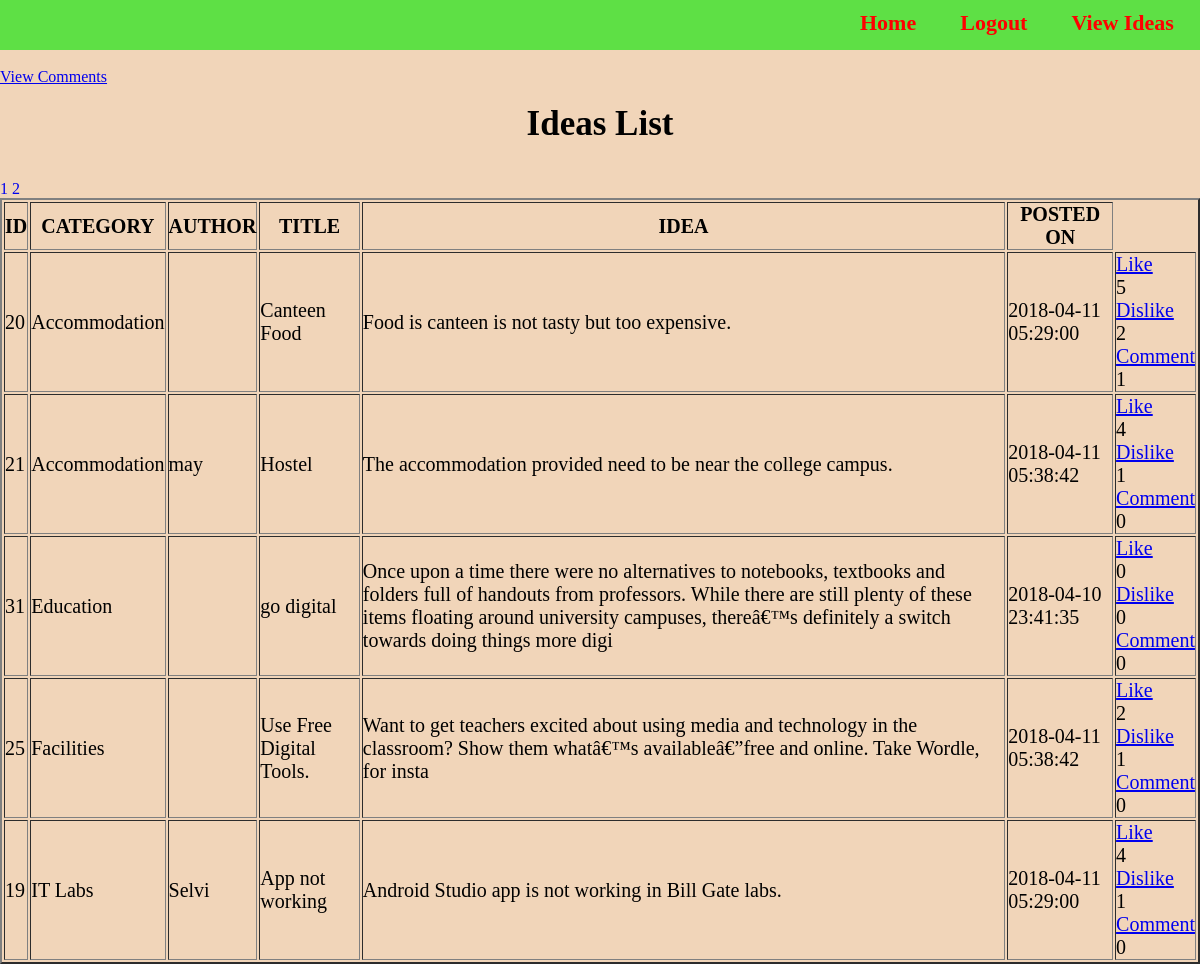
The page /videa.php on the database its author committed.
### tables this page shows
CREATE TABLE IF NOT EXISTS `idea` (
  `i_id` int(5) NOT NULL,
  `category` varchar(100) NOT NULL,
  `author_name` varchar(100) NOT NULL,
  `title` varchar(150) NOT NULL,
  `idea` varchar(255) NOT NULL,
  `doc` longblob NOT NULL,
  `posted_time` timestamp NOT NULL DEFAULT CURRENT_TIMESTAMP ON UPDATE CURRENT_TIMESTAMP,
  `author_id` int(10) NOT NULL
);

### videa.php (the view, shortened to what this page needs)
<!DOCTYPE html PUBLIC "-//W3C//DTD XHTML 1.1//EN"
"http://www.w3.org/TR/xhtml1/DTD/xhtml1.dtd">
<html xmlns="http://www.w3.org/1999/xhtml">
<head>
	<link rel="stylesheet" href="https://cdnjs.cloudflare.com/ajax/libs/font-awesome/4.7.0/css/font-awesome.min.css" />
</head>
<body>
<div id="link">
  <ul>
 <li><a href ="index.php"> Home </a> </li>
 <li><a href ="logout.php"> Logout </a> </li>
   <li><a href ="videa.php?page=1"> View Ideas </a> </li>
</ul>
	  	</div><br/>
		<a href="viewic.php">	View Comments</a><br/><br/>
<h1>Ideas List </h1> <br/><br/>
	<?php
	 require_once 'db.php';
	$ppage=$_GET["page"];
	if($ppage=="" || $ppage=="1"){
		$page1=0;
	}else{
		$page1=($ppage*5)-5;
	}
$sql = mysqli_query($cont,$sql = "SELECT * FROM idea ORDER BY category asc LIMIT $page1,5 ");
?>
<table border="2" >
	<tr>
<th>ID</th>
<th>CATEGORY</th>
<th>AUTHOR</th>
<th>TITLE</th>
<th>IDEA</th>
<th>POSTED ON</th>
</tr>
<?php
    while($row2 = mysqli_fetch_assoc($sql))
		{
	?>
	<tr><td><?php echo($row2['i_id']); ?> </td>
	<td><?php echo($row2['category']); ?> </td>
	<td><?php echo($row2['author_name']); ?> </td>
	<td><?php echo($row2['title']); ?> </td>
	<td><?php echo($row2['idea']); ?> </td>
	<td><?php echo($row2['posted_time']); ?> </td>
	<td><a href="#" class="like" id="<?php echo($row2['i_id']); ?>">Like</a>
	<div id="like<?php echo($row2['i_id']); ?>">
	<?php
	$sql3 = mysqli_query($cont,"SELECT count(i_id) as totalidea from liked where i_id='".$row2['i_id']."'");
	if (mysqli_num_rows($sql3) ==1) {
	while($row3 = mysqli_fetch_array($sql3)){
	echo($row3['totalidea']);
		}}
	?>
	</div>
			<a href="#" class="dislike" id="<?php echo($row2['i_id']); ?>">Dislike</a>
			<div id="dislike<?php echo($row2['i_id']); ?>">
			<?php
	$sql6 = mysqli_query($cont,"SELECT count(i_id) as totalidea from unliked where i_id='".$row2['i_id']."'");
	if (mysqli_num_rows($sql6) ==1) {
	while($row6 = mysqli_fetch_array($sql6)){
	echo($row6['totalidea']);
		}}
	?>
			</div>
				<a href="#" class="comment" id="<?php echo($row2['i_id']); ?>">Comment</a>
				<div id="comment<?php echo ($row2['i_id']); ?>">
				<?php
	  $sql2 = mysqli_query($cont,"SELECT count(c_id) as totalcomment from comment where c_title='".$row2['title']."'");
	if (mysqli_num_rows($sql2) ==1) {
	while($row = mysqli_fetch_array($sql2)){
	echo($row['totalcomment']);
		 }}
	?>
				</div>
				</td></tr>
<?php
$sql3 = mysqli_query($cont,"SELECT * FROM `idea`");
$count2= mysqli_num_rows($sql3);
$per=$count2/5;
$per=ceil($per);
		}for($d=1;$d<=$per;$d++)
{
	?><a href="viewidea.php?page=<?php echo $d; ?>" style="text-decoration:none"> <?php echo $d."";?></a> <?php
}
	?>
<br/>
</body>
</html>

### videa.php (style rules this page uses)
table { font-size:20px; margin:auto; }
* { margin:0px; padding:0px; }
h1 { text-align:center; font-size:35px; }
body { background-color:#f1d5b9; }
#link { width: 100%; height:50px; line-height :45px; background-color:#5ee045; }
#link ul { margin:auto; margin-left: 70%; }
#link ul li { display:inline-block; list-style:none; }
#link ul li a { text-decoration:none; color:red; padding: 20px; font-size: 22px; font-weight:bold; }

### rows shown on the page
idea: i_id "20", category "Accommodation", title "Canteen Food", idea "Food is canteen is not tasty but too expensive.", posted_time "2018-04-11 05:29:00", totalidea "5", totalidea "2", totalcomment "1"
idea: i_id "21", category "Accommodation", author_name "may", title "Hostel", idea "The accommodation provided need to be near the college campus.", posted_time "2018-04-11 05:38:42", totalidea "4", totalidea "1", totalcomment "0"
idea: i_id "31", category "Education", title "go digital", idea "Once upon a time there were no alternatives to notebooks, textbooks and folders full of handouts from professors. While there are still plenty of these items floating around university campuses, thereâ€™s definitely a switch towards doing things more digi", posted_time "2018-04-10 23:41:35", totalidea "0", totalcomment "0"
idea: i_id "25", category "Facilities", title "Use Free Digital Tools.", idea "Want to get teachers excited about using media and technology in the classroom? Show them whatâ€™s availableâ€”free and online. Take Wordle, for insta", posted_time "2018-04-11 05:38:42", totalidea "2", totalidea "1", totalcomment "0"
idea: i_id "19", category "IT Labs", author_name "Selvi", title "App not working", idea "Android Studio app is not working in Bill Gate labs.", posted_time "2018-04-11 05:29:00", totalidea "4", totalidea "1", totalcomment "0"
